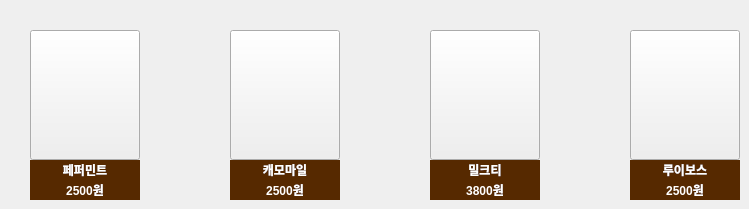
     <widget class="QWidget" name="tea">
      <attribute name="title">
       <string>티</string>
      </attribute>
      <widget class="QPushButton" name="mint">
       <property name="geometry">
        <rect>
         <x>30</x>
         <y>30</y>
         <width>110</width>
         <height>130</height>
        </rect>
       </property>
       <property name="styleSheet">
        <string notr="true"/>
       </property>
       <property name="text">
        <string/>
       </property>
       <property name="icon">
        <iconset>
         <normaloff>201.png</normaloff>201.png</iconset>
       </property>
       <property name="iconSize">
        <size>
         <width>141</width>
         <height>150</height>
        </size>
       </property>
      </widget>
      <widget class="QPushButton" name="mile">
       <property name="geometry">
        <rect>
         <x>230</x>
         <y>30</y>
         <width>110</width>
         <height>130</height>
        </rect>
       </property>
       <property name="styleSheet">
        <string notr="true"/>
       </property>
       <property name="text">
        <string/>
       </property>
       <property name="icon">
        <iconset>
         <normaloff>202.png</normaloff>202.png</iconset>
       </property>
       <property name="iconSize">
        <size>
         <width>141</width>
         <height>150</height>
        </size>
       </property>
      </widget>
      <widget class="QPushButton" name="milk">
       <property name="geometry">
        <rect>
         <x>430</x>
         <y>30</y>
         <width>110</width>
         <height>130</height>
        </rect>
       </property>
       <property name="styleSheet">
        <string notr="true"/>
       </property>
       <property name="text">
        <string/>
       </property>
       <property name="icon">
        <iconset>
         <normaloff>203.png</normaloff>203.png</iconset>
       </property>
       <property name="iconSize">
        <size>
         <width>200</width>
         <height>140</height>
        </size>
       </property>
      </widget>
      <widget class="QPushButton" name="Luibos">
       <property name="geometry">
        <rect>
         <x>630</x>
         <y>30</y>
         <width>110</width>
         <height>130</height>
        </rect>
       </property>
       <property name="styleSheet">
        <string notr="true"/>
       </property>
       <property name="text">
        <string/>
       </property>
       <property name="icon">
        <iconset>
         <normaloff>204.png</normaloff>204.png</iconset>
       </property>
       <property name="iconSize">
        <size>
         <width>111</width>
         <height>111</height>
        </size>
       </property>
      </widget>
      <widget class="QLabel" name="label_16">
       <property name="geometry">
        <rect>
         <x>30</x>
         <y>160</y>
         <width>110</width>
         <height>20</height>
        </rect>
       </property>
       <property name="font">
        <font>
         <weight>75</weight>
         <bold>true</bold>
        </font>
       </property>
       <property name="styleSheet">
        <string notr="true">color: rgb(255, 255, 255);
background-color: rgb(86, 41, 0);</string>
       </property>
       <property name="text">
        <string>페퍼민트</string>
       </property>
       <property name="alignment">
        <set>Qt::AlignCenter</set>
       </property>
      </widget>
      <widget class="QLabel" name="label_17">
       <property name="geometry">
        <rect>
         <x>230</x>
         <y>180</y>
         <width>110</width>
         <height>20</height>
        </rect>
       </property>
       <property name="font">
        <font>
         <weight>75</weight>
         <bold>true</bold>
        </font>
       </property>
       <property name="styleSheet">
        <string notr="true">color: rgb(255, 255, 255);
background-color: rgb(86, 41, 0);</string>
       </property>
       <property name="text">
        <string>2500원</string>
       </property>
       <property name="alignment">
        <set>Qt::AlignCenter</set>
       </property>
      </widget>
      <widget class="QLabel" name="label_18">
       <property name="geometry">
        <rect>
         <x>230</x>
         <y>160</y>
         <width>110</width>
         <height>20</height>
        </rect>
       </property>
       <property name="font">
        <font>
         <weight>75</weight>
         <bold>true</bold>
        </font>
       </property>
       <property name="styleSheet">
        <string notr="true">color: rgb(255, 255, 255);
background-color: rgb(86, 41, 0);</string>
       </property>
       <property name="text">
        <string>캐모마일</string>
       </property>
       <property name="alignment">
        <set>Qt::AlignCenter</set>
       </property>
      </widget>
      <widget class="QLabel" name="label_19">
       <property name="geometry">
        <rect>
         <x>430</x>
         <y>180</y>
         <width>110</width>
         <height>20</height>
        </rect>
       </property>
       <property name="font">
        <font>
         <weight>75</weight>
         <bold>true</bold>
        </font>
       </property>
       <property name="styleSheet">
        <string notr="true">color: rgb(255, 255, 255);
background-color: rgb(86, 41, 0);</string>
       </property>
       <property name="text">
        <string>3800원</string>
       </property>
       <property name="alignment">
        <set>Qt::AlignCenter</set>
       </property>
      </widget>
      <widget class="QLabel" name="label_20">
       <property name="geometry">
        <rect>
         <x>30</x>
         <y>180</y>
         <width>110</width>
         <height>20</height>
        </rect>
       </property>
       <property name="font">
        <font>
         <weight>75</weight>
         <bold>true</bold>
        </font>
       </property>
       <property name="styleSheet">
        <string notr="true">color: rgb(255, 255, 255);
background-color: rgb(86, 41, 0);</string>
       </property>
       <property name="text">
        <string>2500원</string>
       </property>
       <property name="alignment">
        <set>Qt::AlignCenter</set>
       </property>
      </widget>
      <widget class="QLabel" name="label_21">
       <property name="geometry">
        <rect>
         <x>630</x>
         <y>180</y>
         <width>110</width>
         <height>20</height>
        </rect>
       </property>
       <property name="font">
        <font>
         <weight>75</weight>
         <bold>true</bold>
        </font>
       </property>
       <property name="styleSheet">
        <string notr="true">color: rgb(255, 255, 255);
background-color: rgb(86, 41, 0);</string>
       </property>
       <property name="text">
        <string>2500원</string>
       </property>
       <property name="alignment">
        <set>Qt::AlignCenter</set>
       </property>
      </widget>
      <widget class="QLabel" name="label_22">
       <property name="geometry">
        <rect>
         <x>430</x>
         <y>160</y>
         <width>110</width>
         <height>20</height>
        </rect>
       </property>
       <property name="font">
        <font>
         <weight>75</weight>
         <bold>true</bold>
        </font>
       </property>
       <property name="styleSheet">
        <string notr="true">color: rgb(255, 255, 255);
background-color: rgb(86, 41, 0);</string>
       </property>
       <property name="text">
        <string>밀크티</string>
       </property>
       <property name="alignment">
        <set>Qt::AlignCenter</set>
       </property>
      </widget>
      <widget class="QLabel" name="label_23">
       <property name="geometry">
        <rect>
         <x>630</x>
         <y>160</y>
         <width>110</width>
         <height>20</height>
        </rect>
       </property>
       <property name="font">
        <font>
         <weight>75</weight>
         <bold>true</bold>
        </font>
       </property>
       <property name="styleSheet">
        <string notr="true">color: rgb(255, 255, 255);
background-color: rgb(86, 41, 0);</string>
       </property>
       <property name="text">
        <string>루이보스</string>
       </property>
       <property name="alignment">
        <set>Qt::AlignCenter</set>
       </property>
      </widget>
     </widget>
